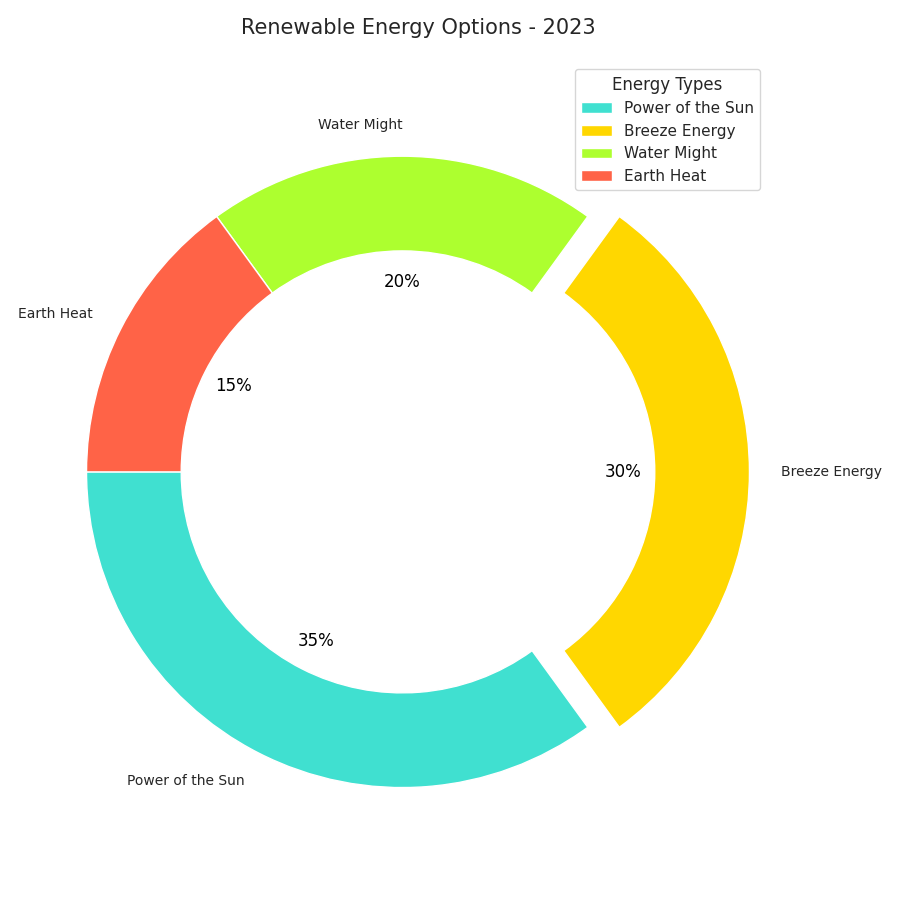

This figure's Python source:
import matplotlib.pyplot as plt

energy_sources = ['Power of the Sun', 'Breeze Energy', 'Water Might', 'Earth Heat']
energy_shares = [35, 30, 20, 15]
colors = ['#40E0D0', '#FFD700', '#ADFF2F', '#FF6347']
explode = (0, 0.1, 0, 0)

fig, ax = plt.subplots(figsize=(9, 9))

# Create a pie chart with a white circle at the center to make it look like a donut
wedges, texts, autotexts = ax.pie(
    energy_shares, 
    labels=energy_sources, 
    autopct='%1.0f%%', 
    startangle=180, 
    colors=colors, 
    explode=explode,
    wedgeprops=dict(width=0.3)  # Add this line to make it a donut
)

for text in texts:
    text.set_fontsize(10)
for autotext in autotexts:
    autotext.set_fontsize(12)
    autotext.set_color('black')

ax.set_title(
    'Renewable Energy Options - 2023', 
    fontsize=15, 
    fontweight='regular', 
    pad=20
)

ax.axis('equal')

plt.legend(
    wedges, energy_sources,
    title="Energy Types",
    loc="upper right",
    bbox_to_anchor=(0.5, 0.5, 0.5, 0.5),
    fontsize=11
)

plt.tight_layout()

plt.show()
